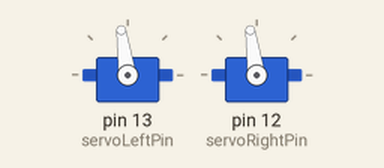
Bench run of a sketch on a simulated Arduino Uno, built with avr-gcc and run on an emulated ATmega328P. On the bench: 2 × servo.

Above: at 0.1 s.
Timing chart, 0 to 2.6 s (numbered marks = the images above):
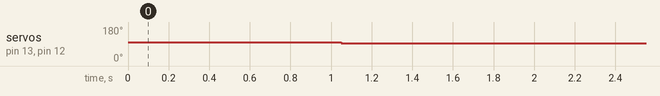

The sketch:

turn_calibration.ino
```cpp
#include <Servo.h>

Servo servoLeft;
Servo servoRight;

const int servoLeftPin = 13;
const int servoRightPin = 12;

void setup()
{
    Serial.begin(9600);

    servoLeft.attach(servoLeftPin);   // Attach left signal to pin 13
    servoRight.attach(servoRightPin); // Attach right signal to pin 12


    maneuver(50, -50, 1050);
    maneuver(0,0,-1);
}

void loop()
{
}

void maneuver(int speedLeft, int speedRight, int ms)
{
    speedLeft = constrain(speedLeft, -110, 110); //Old servo on right, can max be 110 to have straight path
    speedRight = constrain(speedRight, -200, 200);
    servoLeft.writeMicroseconds(1500 + speedLeft);
    servoRight.writeMicroseconds(1500 - speedRight);
    if (ms == -1)
    {
        servoLeft.detach();
        servoRight.detach();
    }
    delay(ms);
}
```

Measured:
- by itself, servo on pin 13 (servoLeftPin), servo on pin 12 (servoRightPin): 98° → 93° at 1.1 s
